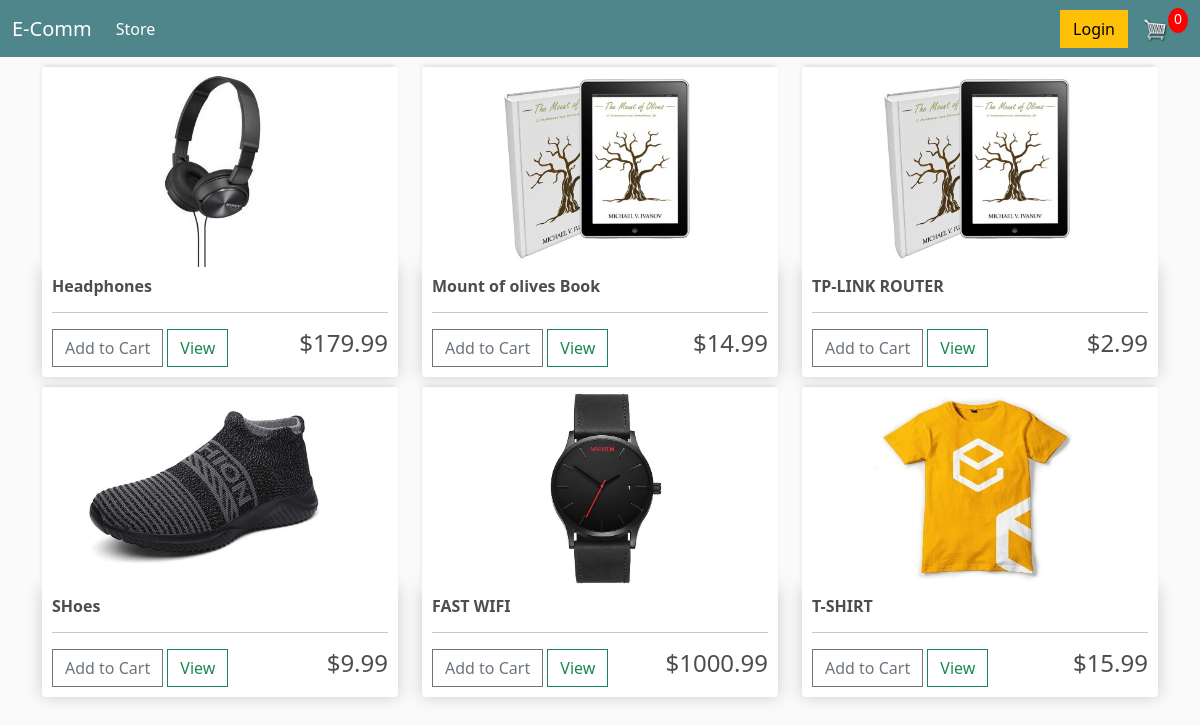
The page / on the database its author committed.
### store/models.py (models this page shows, shortened)
class Product(models.Model):
    name = models.CharField(max_length=200, null=True, blank=True)
    price = models.DecimalField(max_digits=7, decimal_places=2)
    digital = models.BooleanField(default=False)
    image = models.ImageField(upload_to="product_images", blank=True, null=True)

### store/views.py (the view)
# urls.py: path('',include('store.urls'))
def store(request):
    data = cartData(request)
    cartItems = data["cartItems"]
    products = Product.objects.all()
    context = {"products": products, "cartItems": cartItems}
    return render(request, "store/store.html", context)

### store/utils.py (called while the page is built, shortened)
def cookieCart(request):
    try:
        cart = json.loads(request.COOKIES["cart"])
    except:
        cart = {}
    print("Cart: ", cart)
    items = []
    order = {"get_cart_total": 0, "get_cart_items": 0, "shipping": False}
    cartItems = order["get_cart_items"]
    return {"items": items, "order": order, "cartItems": cartItems}

def cartData(request):
    if request.user.is_authenticated:
        customer = request.user.customer
        order, created = Order.objects.get_or_create(customer=customer, complete=False)
        items = order.orderitem_set.all()
        cartItems = order.get_cart_items
    else:
        cookieData = cookieCart(request)
        cartItems = cookieData["cartItems"]
        order = cookieData["order"]
        items = cookieData["items"]
    return {"items": items, "order": order, "cartItems": cartItems}

### templates/store/store.html
{%extends 'store/main.html'%}
{%load static%}
{%block body%}
<div class="row">
    {%for product in products%}
    <div class="col-lg-4">
        {% if product.image %}
        <img class="thumbnail" src="{{product.image.url}}">
        {% else %}
        <img class="thumbnail" src="{% static 'images/placeholder.png' %}">
        {% endif %}
        <div class="box-element product">
            <h6><strong>{{product.name}}</strong></h6>
            <hr>
            <button data-product="{{product.id}}" data-action="add"
                class="btn btn-outline-secondary add-btn update-cart">Add to
                Cart</button>
            <a href="" class="btn btn-outline-success">View</a>
            <h4 style="display: inline-block; float: right">${{product.price|floatformat:2}}</h4>
        </div>
    </div>
    {%endfor%}
</div>
{%endblock%}

### templates/store/main.html (shortened to what this page needs)
<!DOCTYPE html>
{%load static%}
<html lang="en">
<head>
    <link href="https://cdn.jsdelivr.net/npm/bootstrap@5.3.0-alpha3/dist/css/bootstrap.min.css" rel="stylesheet"
>
    <link rel="stylesheet" href="{%static 'css/main.css'%}">
</head>
<body>
    <nav class="navbar navbar-expand-lg bg-body-tertiary bg-dark  navbar bg-dark" data-bs-theme="dark">
        <div class=" container-fluid">
            <a class="navbar-brand" href="{%url 'store:store'%}">E-Comm</a>
            <div class="collapse navbar-collapse" id="navbarSupportedContent">
                <ul class="navbar-nav me-auto mb-2 mb-lg-0">
                    <li class="nav-item">
                        <a class="nav-link active" aria-current="page" href="{%url 'store:store'%}">Store</a>
                    </li>
                </ul>
                <div class="form-inline my-2 my-lg-0">
                    <a href="#" class="btn btn-warning">Login</a>
                    <a href="{%url 'store:cart'%}">
                        <img id="cart-icon" src="{% static 'images/cart.png' %}">
                    </a>
                    <p id="cart-total">{{cartItems}}</p>
                </div>
            </div>
        </div>
    </nav>
    <div class="container">
        {%block body%} {%endblock body%}
    </div>
</body>
</html>

### static/css/main.css (style rules this page uses)
body { background-color: hsl(0, 0%, 98%); }
h1, h2, h3, h4, h5, h6 { color: hsl(0, 0%, 30%); }
.box-element { box-shadow: hsl(0, 0%, 80%) 0 0 16px; background-color: #fff; border-radius: 4px; padding: 10px; }
.thumbnail { width: 100%; height: 200px; -webkit-box-shadow: -1px -3px 5px -2px rgba(214, 214, 214, 1); -moz-box-shadow: -1px -3px 5px -2px rgba(214, 214, 214, 1); box-shadow: -1px -3px 5px -2px rgba(214, 214, 214, 1); }
.product { border-radius: 0 0 4px 4px; }
.bg-dark { background-color: #4f868c !important; }
#cart-icon { width: 25px; display: inline-block; margin-left: 15px; }
#cart-total { display: block; text-align: center; color: #fff; background-color: red; width: 20px; height: 25px; border-radius: 50%; font-size: 14px; }
.col-lg-4, .col-lg-6, .col-lg-8, .col-lg-12 { margin-top: 10px; }
.btn { border-radius: 0; }
nav div { display: flex; align-items: center; }

### rows shown on the page
Product: image (picture), name "Headphones", price "179.99"
Product: image (picture), name "Mount of olives Book", price "14.99"
Product: image (picture), name "TP-LINK ROUTER", price "2.99"
Product: image (picture), name "SHoes", price "9.99"
Product: image (picture), name "FAST WIFI", price "1000.99"
Product: image (picture), name "T-SHIRT", price "15.99"

### other values the page prints
{{ cartItems }} "0"
